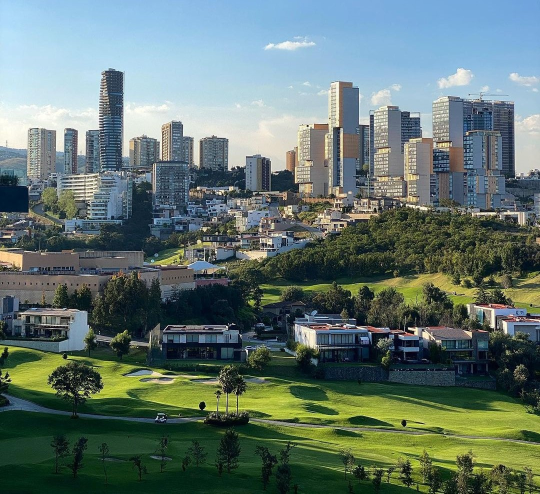
#> input picture Estado_de_Mexico.jpg, 1080 x 987 px (shown at 1/2 size)
$ python 1_opencv_and_images.py
#> lines starting #> are read from the running program, lines starting #| are printed output that depends on the picture
# -*- coding: utf-8 -*-
"""
Spyder Editor

This is a temporary script file.
"""

import matplotlib.pyplot as plt
import cv2
#from PIL import Image

# Question 1a: Loading and displaying and image in opencv
path = "Estado_de_Mexico.jpg"
image = cv2.imread(path)
#> image is the input picture: shape (987, 1080, 3); mean B, G, R 111.1, 116.9, 98.6
image = cv2.cvtColor(image, cv2.COLOR_BGR2RGB)

plt.figure(figsize=(5,5))
plt.imshow(image)
plt.axis("off")
plt.show()


# Question 1b: Cropping an image
crop = image[800:1000, 800:1000]
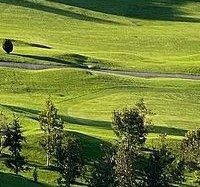
#> crop: shape (187, 200, 3); mean R, G, B 112.9, 126.7, 54.7
plt.imshow(crop)
plt.axis("off")
plt.show()


# Question 1c: Downsampling a new image by a factor of 10
path1 = "Augmented_Instructions.jpg"
image1 = cv2.imread(path1)
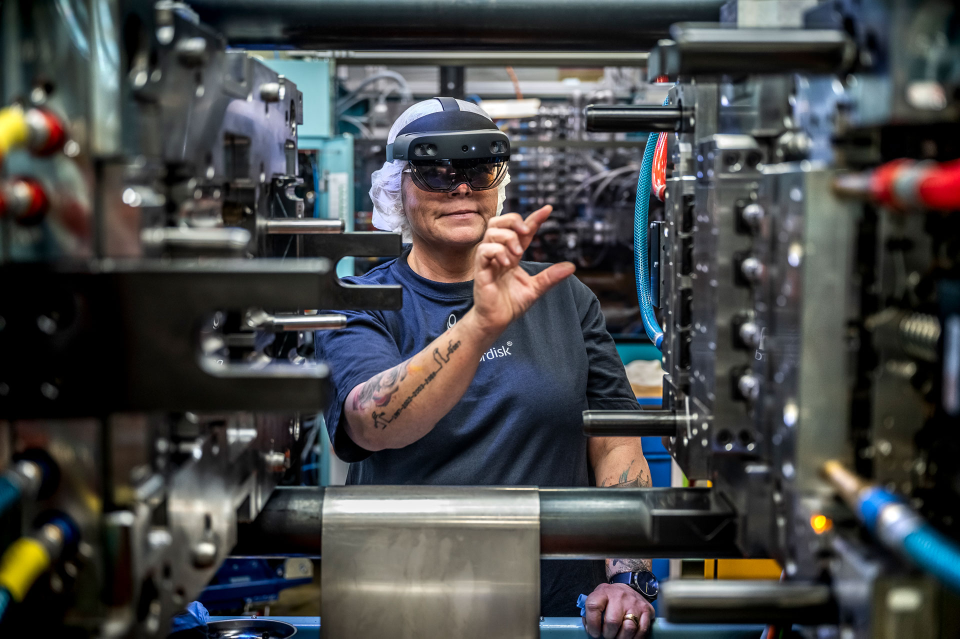
#> input picture Augmented_Instructions.jpg, 1920 x 1277 px (shown at 1/2 size)
#> image1 is the input picture: shape (1277, 1920, 3); mean B, G, R 71.7, 71.1, 69.7
scale_factor = 0.10
(h,w) = image1.shape[:2]
#> h = 1277; w = 1920

print(h)
#| 1277
print(w)
#| 1920

scaled_down_h, scaled_down_w = h//10, w//10
#> scaled_down_h = 127; scaled_down_w = 192

image_downsample = cv2.resize(image1, None, fx=0.1, fy=0.1)
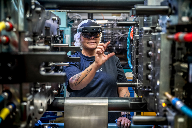
#> image_downsample: shape (128, 192, 3); mean B, G, R 72.1, 71.4, 70

plt.imshow(image_downsample)
plt.axis("off")
plt.show()


# Question 1d: Upsampling the downsampled image by a factor of 10
# Upsampling using nearest neighbor interpolation method
image_upsample_nearest = cv2.resize(image_downsample, None, fx=10, fy=10,
                            interpolation=cv2.INTER_NEAREST)
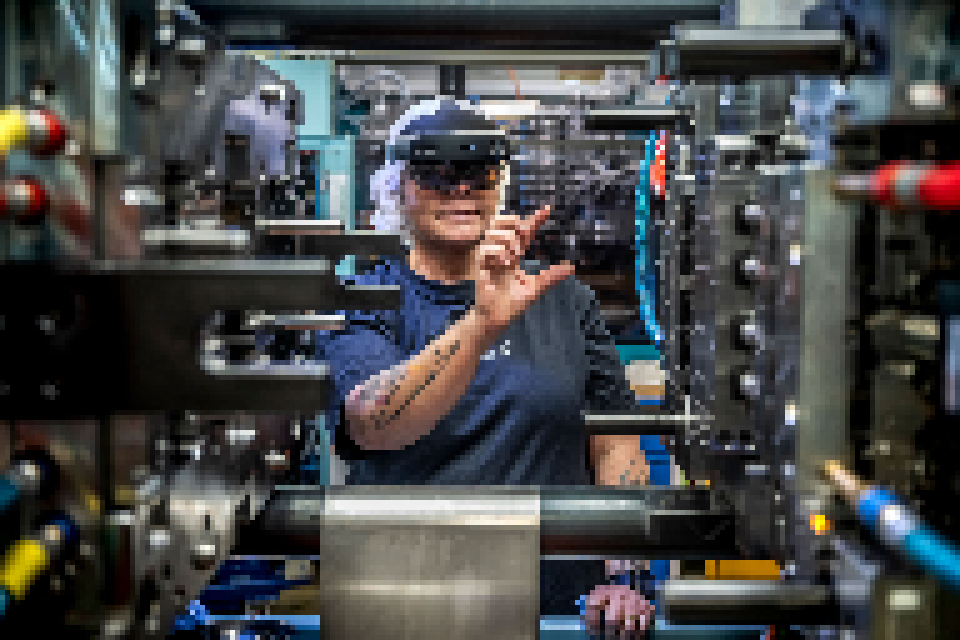
#> image_upsample_nearest: shape (1280, 1920, 3) (shown at 1/2 size); mean B, G, R 72.1, 71.4, 70
plt.imshow(image_upsample_nearest)
plt.axis("off")
plt.show()


# Upsampling using bicubic interpolation method
image_upsample_cubic = cv2.resize(image_downsample, None, fx=10, fy=10,
                            interpolation=cv2.INTER_CUBIC)
plt.imshow(image_upsample_cubic)
plt.axis("off")
plt.show()


# Question 1e: absolute difference between original image and upscaled sampled image

# absolute difference between original image and image upscaled with nearest neighbor
# interpolation
#> (the run stopped early here; a loop or call above may not have finished)
